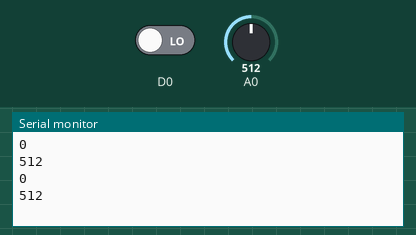
Simulated run of this sketch. Board: ESP8266 (NodeMCU). Parts: the last lines printed to the serial monitor. Inputs (shaded band) come from the test bench; at power-on: A0 = 512, D0 LOW. WiFi joins after 1.5 s; servers stay silent unless stated.

Above: at 2.1 s.
2.2 s: A0 set to 716
At 3.5 s:
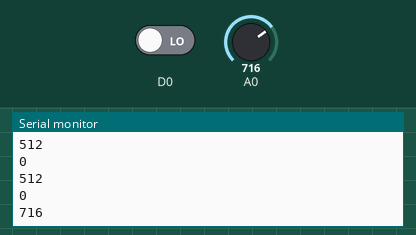
4.0 s: D0 driven HIGH
5.8 s: A0 set to 900
At 7.7 s:
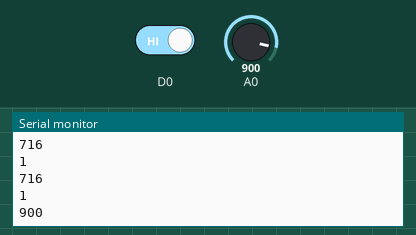
Timing chart, 0 to 9.2 s (numbered marks = the images above; inputs shaded):
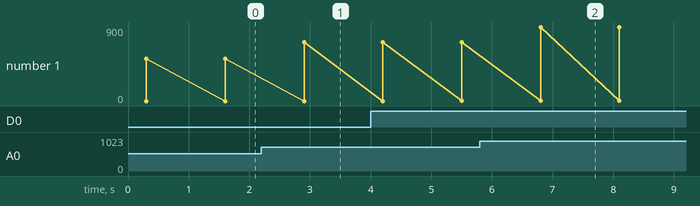

The sketch:

thingsspeakCloud.ino
```cpp
#include "ThingSpeak.h"
#include <ESP8266WiFi.h>

char ssid[] = "xxxxxxx";
char pass[] = "xxxxxxx";

int status = WL_IDLE_STATUS;
WiFiClient  client;

long myChannelNumber = 106593;
const char * myWriteAPIKey = "4DAJFLIJIKI58W59";

void setup() {
  WiFi.begin(ssid, pass);
  ThingSpeak.begin(client);
  Serial.begin(9600);
}

void loop() {
  int sound = digitalRead(D0);
  int light = analogRead(A0);

  ThingSpeak.setField(1,sound);
  ThingSpeak.setField(2,light);

  ThingSpeak.writeFields(myChannelNumber, myWriteAPIKey);

  Serial.println(sound);
  Serial.println(light);
  delay(1000);
}
```

Measured:
- after the input at 2.2 s, the serial monitor: prints a new line after 0.70 s (image 1)
- after the input at 5.8 s, the serial monitor: prints a new line after 1.0 s (image 2)
- plotted number 1: 512 → 716 after the input at 2.2 s, 716 → 900 after the input at 5.8 s
